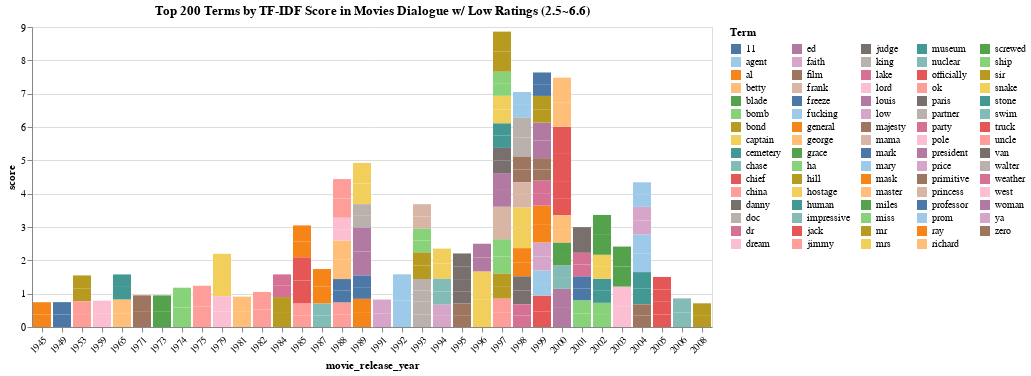

The code cell stored with this chart in its notebook:
### Code cell
data = tfidf_df[(tfidf_df['is_year'] == 0) & (tfidf_df['is_name'] == 0)].head(200).reset_index(drop=True)
selection = alt.selection_point(fields=['term'], bind='legend')

chart = alt.Chart(data).mark_bar().encode(
    y='score',
    x=alt.X('movie_release_year:N', axis=alt.Axis(labelAngle=-45)),
    color=alt.Color('term', legend=alt.Legend(title='Term', orient='right', symbolLimit=len(data['term'].unique()), columns=5), scale=alt.Scale(scheme='tableau20')),
    tooltip=['term', 'score', 'movie_release_year'],
    opacity=alt.condition(selection, alt.value(1), alt.value(0.2))
).add_params(selection).properties(
    title='Top 200 Terms by TF-IDF Score in Movies Dialogue w/ Low Ratings (2.5~6.6)'
)

chart

### Figure 1 — Vega-Lite specification as saved in the notebook (floating-point values rounded to 4 significant figures; data arrays with more than 128 entries replaced by an {"elided": "..."} marker saying what was removed)
{"config": {"view": {"continuousWidth": 300, "continuousHeight": 300}}, "data": {"name": "data-5bc443816a78b083a0792fc3daaf626c"}, "mark": {"type": "bar"}, "encoding": {"color": {"field": "term", "legend": {"columns": 5, "orient": "right", "symbolLimit": 79, "title": "Term"}, "scale": {"scheme": "tableau20"}, "type": "nominal"}, "opacity": {"condition": {"param": "param_1", "value": 1}, "value": 0.2}, "tooltip": [{"field": "term", "type": "nominal"}, {"field": "score", "type": "quantitative"}, {"field": "movie_release_year", "type": "quantitative"}], "x": {"axis": {"labelAngle": -45}, "field": "movie_release_year", "type": "nominal"}, "y": {"field": "score", "type": "quantitative"}}, "params": [{"name": "param_1", "select": {"type": "point", "fields": ["term"]}, "bind": "legend"}], "title": "Top 200 Terms by TF-IDF Score in Movies Dialogue w/ Low Ratings (2.5~6.6)", "$schema": "https://vega.github.io/schema/vega-lite/v5.16.3.json", "datasets": {"data-5bc443816a78b083a0792fc3daaf626c": {"elided": "200 records"}}}
